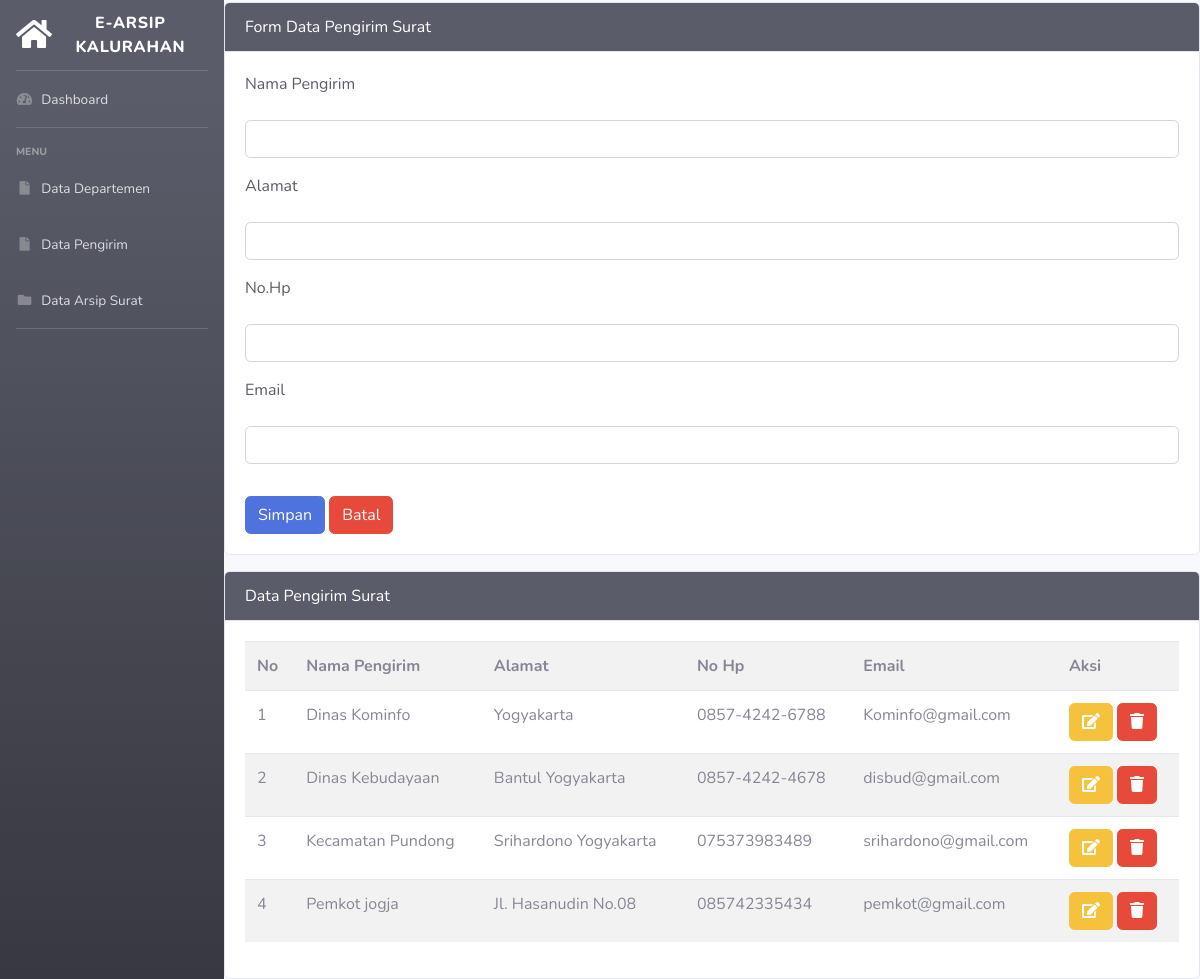
Screenshot of /menu/pengirim_surat/pengirim_surat.php with the database file from the repository.
### tables this page shows
CREATE TABLE `tbl_pengirim_surat` (
  `id_pengirim_surat` int(11) NOT NULL,
  `nama_pengirim` varchar(50) NOT NULL,
  `alamat` text NOT NULL,
  `no_hp` varchar(20) NOT NULL,
  `email` varchar(30) NOT NULL
);

### menu/pengirim_surat/pengirim_surat.php (the view, shortened to what this page needs)
<!DOCTYPE html>
<html lang="en">
<head>
    <link href="vendor/fontawesome-free/css/all.min.css" rel="stylesheet" type="text/css">
    <link href="css/sb-admin-2.min.css" rel="stylesheet">
</head>
<body id="page-top">
    <div id="wrapper">
        <ul class="navbar-nav bg-gradient-dark sidebar sidebar-dark accordion" id="accordionSidebar">
            <a class="sidebar-brand d-flex align-items-center justify-content-center" href="login.php">
                <div class="sidebar-brand-icon">
                    <i class="fas fa-home"></i>
                </div>
                <div class="sidebar-brand-text mx-3">E-Arsip Kalurahan </div>
            </a>
            <hr class="sidebar-divider my-0">
            <li class="nav-item">
                <a class="nav-link" href="dashboard.php">
                    <i class="fas fa-fw fa-tachometer-alt"></i>
                    <span>Dashboard</span></a>
            </li>
            <hr class="sidebar-divider">
            <div class="sidebar-heading">
                Menu
            </div>
            <li class="nav-item">
                <a class="nav-link" href="admin.php?halaman=departemen">
                    <i class="fas fa-fw fa-file"></i>
                    <span>Data Departemen</span></a>
            </li>
            <li class="nav-item">
                <a class="nav-link" href="admin.php?halaman=pengirim_surat">
                    <i class="fas fa-fw fa-file"></i>
                    <span>Data Pengirim</span></a>
            </li>
            <li class="nav-item">
                <a class="nav-link" href="admin.php?halaman=arsip_surat">
                    <i class="fas fa-fw fa-folder"></i>
                    <span>Data Arsip Surat</span></a>
            </li>
            <hr class="sidebar-divider">
        </ul>
        <div id="content-wrapper" class="d-flex flex-column">
            <div class="card ">
            <div class="card-header bg-dark text-white ">
            Form Data Pengirim Surat
          </div>
          <div class="card-body text-dark md-7">
            <form method="post" action="">
              <div class="form-group">
                <label for="nama_pengirim">Nama Pengirim</label>
                <input type="text" class="form-control mt-3" id="nama_pengirim" name="nama_pengirim"
                value="<?=@$vnama_pengirim?>">
              </div>
              <div class="form-group">
                <label for="alamat">Alamat</label>
                <input type="text" class="form-control mt-3" id="alamat" name="alamat"
                value="<?=@$valamat?>">
              </div>
              <div class="form-group">
                <label for="no_hp">No.Hp</label>
                <input type="text" class="form-control mt-3" id="no_hp" name="no_hp"
                value="<?=@$vno_hp?>">
              </div>
              <div class="form-group">
                <label for="email">Email</label>
                <input type="email" class="form-control mt-3" id="email" name="email"
                value="<?=@$vemail?>">
              </div>
              <button type="submit" name="bssimpan" class="btn btn-primary mt-3">Simpan</button>
              <button type="reset" name="bbatal" class="btn btn-danger mt-3">Batal</button>
          </form>
          </div>
        </div>
        <div class="card mt-3">
  <div class="card-header bg-dark text-white ">
    Data Pengirim Surat
  </div>
  <div class="card-body">
    <table class="table table-borderd table-hovered table-striped">
      <tr>
        <th>No</th>
        <th>Nama Pengirim </th>
        <th>Alamat</th>
        <th>No Hp</th>
        <th>Email</th>
        <th>Aksi</th>
      </tr>
      <?php
          $tampil = mysqli_query($koneksi, "SELECT * from tbl_pengirim_surat order by
            id_pengirim_surat desc");
          $no = 1;
          while ($data=mysqli_fetch_array($tampil)):
      ?>
      <tr>
        <td><?=$no++?></td>
        <td><?=$data['nama_pengirim']?></td>
        <td><?=$data['alamat']?></td>
        <td><?=$data['no_hp']?></td>
        <td><?=$data['email']?></td>
        <td>
          <a href="?halaman=pengirim_surat&hal=edit&id=<?=$data['id_pengirim_surat']?>" class="btn btn-warning btn-md" title="Ubah Data"><i class="fa fa-edit"> </i></a>
          <a onclick="return confirm('Apakah anda yakin ingin menghapus data?')" href="?halaman=pengirim_surat&hal=hapus&id=<?=$data['id_pengirim_surat']?>" class="btn btn-danger btn-md" title="Hapus Data"><i class="fa fa-trash"> </i></a>
        </td>
      </tr>
    <?php endwhile; ?>
    </table>
  </div>
</div>
                </div>
</body>
</html>

### rows the page displays
tbl_pengirim_surat: nama_pengirim "Dinas Kominfo", alamat "Yogyakarta", no_hp "0857-4242-6788", email "Kominfo@gmail.com"
tbl_pengirim_surat: nama_pengirim "Dinas Kebudayaan", alamat "Bantul Yogyakarta", no_hp "0857-4242-4678", email "disbud@gmail.com"
tbl_pengirim_surat: nama_pengirim "Kecamatan Pundong", alamat "Srihardono Yogyakarta", no_hp "075373983489", email "srihardono@gmail.com"
tbl_pengirim_surat: nama_pengirim "Pemkot jogja", alamat "Jl. Hasanudin No.08", no_hp "085742335434", email "pemkot@gmail.com"
